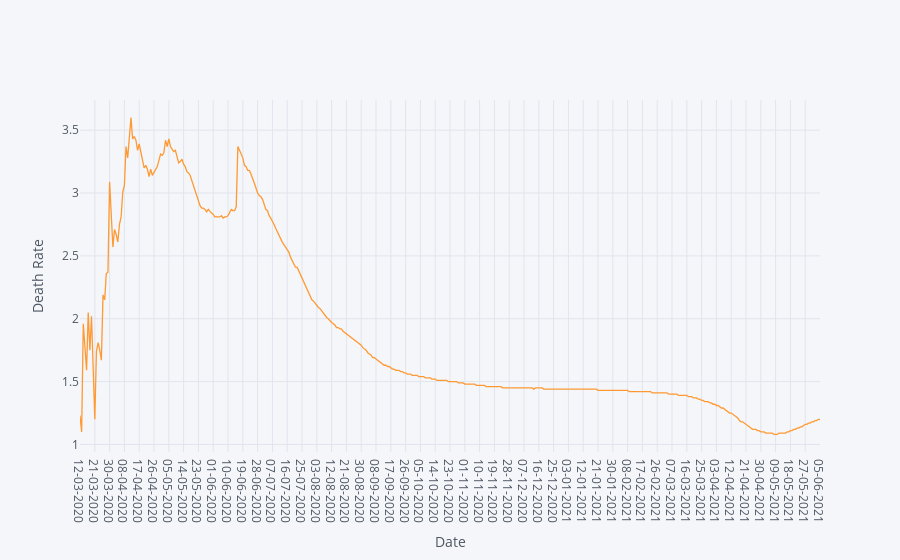

Notebook code for this chart:
### Code cell
data3.iplot(xTitle='Date',yTitle='Death Rate')

### Figure 1 — Plotly figure (JSON) as saved in the notebook; plotly's stock layout.template omitted (floating-point values rounded to 4 significant figures; data arrays with more than 128 entries replaced by an {"elided": "..."} marker saying what was removed)
{"data": [{"line": {"color": "rgba(255, 153, 51, 1.0)", "dash": "solid", "shape": "linear", "width": 1.3}, "mode": "lines", "name": "Death Rate", "text": "", "type": "scatter", "x": {"elided": "451 str values"}, "y": {"elided": "451 float values"}}], "layout": {"legend": {"bgcolor": "#F5F6F9", "font": {"color": "#4D5663"}}, "paper_bgcolor": "#F5F6F9", "plot_bgcolor": "#F5F6F9", "title": {"font": {"color": "#4D5663"}}, "xaxis": {"gridcolor": "#E1E5ED", "showgrid": true, "tickfont": {"color": "#4D5663"}, "title": {"font": {"color": "#4D5663"}, "text": "Date"}, "zerolinecolor": "#E1E5ED"}, "yaxis": {"gridcolor": "#E1E5ED", "showgrid": true, "tickfont": {"color": "#4D5663"}, "title": {"font": {"color": "#4D5663"}, "text": "Death Rate"}, "zerolinecolor": "#E1E5ED"}}}
